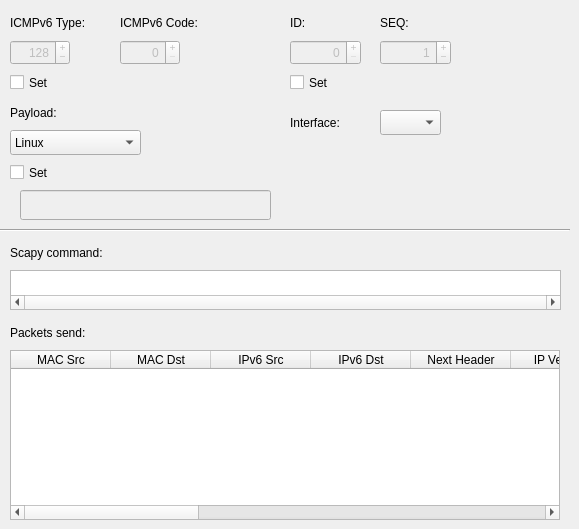
          <widget class="QWidget" name="echoRequest">
           <attribute name="title">
            <string>Echo Request</string>
           </attribute>
           <attribute name="toolTip">
            <string>ICMPv6 echo request tab. Use it to send ICMPv6 echo request packets.</string>
           </attribute>
           <widget class="QLabel" name="icmpv6EchoRequestLabel">
            <property name="geometry">
             <rect>
              <x>10</x>
              <y>10</y>
              <width>90</width>
              <height>25</height>
             </rect>
            </property>
            <property name="text">
             <string>ICMPv6 Type:</string>
            </property>
           </widget>
           <widget class="QLabel" name="icmpv6EchoRequestCodeLabel">
            <property name="geometry">
             <rect>
              <x>120</x>
              <y>10</y>
              <width>101</width>
              <height>25</height>
             </rect>
            </property>
            <property name="text">
             <string>ICMPv6 Code:</string>
            </property>
           </widget>
           <widget class="QSpinBox" name="icmpv6EchoRequestType">
            <property name="enabled">
             <bool>false</bool>
            </property>
            <property name="geometry">
             <rect>
              <x>10</x>
              <y>40</y>
              <width>60</width>
              <height>25</height>
             </rect>
            </property>
            <property name="toolTip">
             <string>&lt;html&gt;&lt;head/&gt;&lt;body&gt;&lt;p&gt;If this spin box is enabled, it can be used to set ICMPv6 type. The default value for ICMP echo request is 128. &lt;/p&gt;&lt;/body&gt;&lt;/html&gt;</string>
            </property>
            <property name="statusTip">
             <string>If this spin box is enabled, it can be used to set ICMPv6 type.</string>
            </property>
            <property name="whatsThis">
             <string/>
            </property>
            <property name="alignment">
             <set>Qt::AlignRight|Qt::AlignTrailing|Qt::AlignVCenter</set>
            </property>
            <property name="buttonSymbols">
             <enum>QAbstractSpinBox::PlusMinus</enum>
            </property>
            <property name="accelerated">
             <bool>true</bool>
            </property>
            <property name="maximum">
             <number>255</number>
            </property>
            <property name="value">
             <number>128</number>
            </property>
           </widget>
           <widget class="QCheckBox" name="icmpv6EchoRequestSetTypeCode">
            <property name="geometry">
             <rect>
              <x>10</x>
              <y>70</y>
              <width>61</width>
              <height>25</height>
             </rect>
            </property>
            <property name="toolTip">
             <string>&lt;html&gt;&lt;head/&gt;&lt;body&gt;&lt;p&gt;This checkbox is used to enable or disable ICMPv6 Type and Code spin boxes.&lt;/p&gt;&lt;/body&gt;&lt;/html&gt;</string>
            </property>
            <property name="statusTip">
             <string>This checkbox is used to enable or disable ICMPv6 Type and Code spin boxes.</string>
            </property>
            <property name="text">
             <string>Set</string>
            </property>
           </widget>
           <widget class="QSpinBox" name="icmpv6EchoRequestCode">
            <property name="enabled">
             <bool>false</bool>
            </property>
            <property name="geometry">
             <rect>
              <x>120</x>
              <y>40</y>
              <width>60</width>
              <height>25</height>
             </rect>
            </property>
            <property name="toolTip">
             <string>&lt;html&gt;&lt;head/&gt;&lt;body&gt;&lt;p&gt;If this spin box is enabled, it can be used to set ICMPv6 code. The default value for ICMPv6 echo request is 0. &lt;/p&gt;&lt;/body&gt;&lt;/html&gt;</string>
            </property>
            <property name="statusTip">
             <string>If this spin box is enabled, it can be used to set ICMPv6 code.</string>
            </property>
            <property name="alignment">
             <set>Qt::AlignRight|Qt::AlignTrailing|Qt::AlignVCenter</set>
            </property>
            <property name="buttonSymbols">
             <enum>QAbstractSpinBox::PlusMinus</enum>
            </property>
            <property name="accelerated">
             <bool>true</bool>
            </property>
            <property name="maximum">
             <number>255</number>
            </property>
           </widget>
           <widget class="QLineEdit" name="icmpv6EchoRequestPayloadEdit">
            <property name="enabled">
             <bool>false</bool>
            </property>
            <property name="geometry">
             <rect>
              <x>20</x>
              <y>190</y>
              <width>251</width>
              <height>30</height>
             </rect>
            </property>
            <property name="toolTip">
             <string>ICMP request payload field.</string>
            </property>
            <property name="statusTip">
             <string>ICMP request payload field.</string>
            </property>
           </widget>
           <widget class="QLabel" name="icmpv6EchoRequestPayloadLabel">
            <property name="geometry">
             <rect>
              <x>10</x>
              <y>100</y>
              <width>161</width>
              <height>25</height>
             </rect>
            </property>
            <property name="text">
             <string>Payload:</string>
            </property>
           </widget>
           <widget class="QComboBox" name="icmpv6PayloadComboBox">
            <property name="geometry">
             <rect>
              <x>10</x>
              <y>130</y>
              <width>131</width>
              <height>25</height>
             </rect>
            </property>
            <property name="toolTip">
             <string>&lt;html&gt;&lt;head/&gt;&lt;body&gt;&lt;p&gt;This drop down menu can be use to choose payload. The Linux or Windows payload can be selected.&lt;/p&gt;&lt;/body&gt;&lt;/html&gt;</string>
            </property>
            <property name="statusTip">
             <string>This drop down menu can be use to choose payload.</string>
            </property>
            <item>
             <property name="text">
              <string>Linux</string>
             </property>
            </item>
            <item>
             <property name="text">
              <string>Windows</string>
             </property>
            </item>
           </widget>
           <widget class="QCheckBox" name="icmpv6EchoRequestPayloadSet">
            <property name="geometry">
             <rect>
              <x>10</x>
              <y>160</y>
              <width>61</width>
              <height>25</height>
             </rect>
            </property>
            <property name="toolTip">
             <string>&lt;html&gt;&lt;head/&gt;&lt;body&gt;&lt;p&gt;This checkbox is used to enable or disable payload field. The ICMPv6 echo request payload can can be manually entered here.&lt;/p&gt;&lt;/body&gt;&lt;/html&gt;</string>
            </property>
            <property name="statusTip">
             <string>This checkbox is used to enable or disable payload field.</string>
            </property>
            <property name="text">
             <string>Set</string>
            </property>
           </widget>
           <widget class="QSpinBox" name="icmpv6EchoRequestIDSpinBox">
            <property name="enabled">
             <bool>false</bool>
            </property>
            <property name="geometry">
             <rect>
              <x>290</x>
              <y>40</y>
              <width>71</width>
              <height>25</height>
             </rect>
            </property>
            <property name="toolTip">
             <string>&lt;html&gt;&lt;head/&gt;&lt;body&gt;&lt;p&gt;If this spin box is enabled, it can be used to set ICMP identifier number value. The default value for ICMPv6 echo request is randomly generated. &lt;/p&gt;&lt;/body&gt;&lt;/html&gt;</string>
            </property>
            <property name="statusTip">
             <string>If this spin box is enabled, it can be used to set ICMP identifier number value. </string>
            </property>
            <property name="alignment">
             <set>Qt::AlignRight|Qt::AlignTrailing|Qt::AlignVCenter</set>
            </property>
            <property name="buttonSymbols">
             <enum>QAbstractSpinBox::PlusMinus</enum>
            </property>
            <property name="accelerated">
             <bool>true</bool>
            </property>
            <property name="maximum">
             <number>65535</number>
            </property>
            <property name="value">
             <number>0</number>
            </property>
           </widget>
           <widget class="QLabel" name="icmpv6EchoRequestIDLabel">
            <property name="geometry">
             <rect>
              <x>290</x>
              <y>10</y>
              <width>90</width>
              <height>25</height>
             </rect>
            </property>
            <property name="text">
             <string>ID:</string>
            </property>
           </widget>
           <widget class="QLabel" name="icmpv6EchoRequestSeqLabel">
            <property name="geometry">
             <rect>
              <x>380</x>
              <y>10</y>
              <width>90</width>
              <height>25</height>
             </rect>
            </property>
            <property name="text">
             <string>SEQ:</string>
            </property>
           </widget>
           <widget class="QSpinBox" name="icmpv6EchoRequestSeqSpinBox">
            <property name="enabled">
             <bool>false</bool>
            </property>
            <property name="geometry">
             <rect>
              <x>380</x>
              <y>40</y>
              <width>71</width>
              <height>25</height>
             </rect>
            </property>
            <property name="toolTip">
             <string>&lt;html&gt;&lt;head/&gt;&lt;body&gt;&lt;p&gt;If this spin box is enabled, it can be used to set ICMPv6 sequence number value. The default value is set to 1. &lt;/p&gt;&lt;/body&gt;&lt;/html&gt;</string>
            </property>
            <property name="statusTip">
             <string>If this spin box is enabled, it can be used to set ICMPv6 sequence number value.</string>
            </property>
            <property name="alignment">
             <set>Qt::AlignRight|Qt::AlignTrailing|Qt::AlignVCenter</set>
            </property>
            <property name="buttonSymbols">
             <enum>QAbstractSpinBox::PlusMinus</enum>
            </property>
            <property name="accelerated">
             <bool>true</bool>
            </property>
            <property name="maximum">
             <number>65535</number>
            </property>
            <property name="value">
             <number>1</number>
            </property>
           </widget>
           <widget class="QCheckBox" name="icmpv6EchoRequestSetIdSeq">
            <property name="geometry">
             <rect>
              <x>290</x>
              <y>70</y>
              <width>61</width>
              <height>25</height>
             </rect>
            </property>
            <property name="toolTip">
             <string>&lt;html&gt;&lt;head/&gt;&lt;body&gt;&lt;p&gt;This checkbox is used to enable or disable ID and SEQ spin boxes.&lt;/p&gt;&lt;/body&gt;&lt;/html&gt;</string>
            </property>
            <property name="statusTip">
             <string>This checkbox is used to enable or disable ID and SEQ spin boxes.</string>
            </property>
            <property name="text">
             <string>Set</string>
            </property>
           </widget>
           <widget class="QComboBox" name="icmpv6EchoRequestInterace">
            <property name="geometry">
             <rect>
              <x>380</x>
              <y>110</y>
              <width>61</width>
              <height>25</height>
             </rect>
            </property>
            <property name="toolTip">
             <string>&lt;html&gt;&lt;head/&gt;&lt;body&gt;&lt;p&gt;This drop down menu allows the user to choose an interface on which packet will be sent.&lt;/p&gt;&lt;/body&gt;&lt;/html&gt;</string>
            </property>
            <property name="statusTip">
             <string>This drop down menu allows the user to choose an interface on which packet will be sent.</string>
            </property>
           </widget>
           <widget class="QLabel" name="icmpv6EchoRequestInterfaceLabel">
            <property name="geometry">
             <rect>
              <x>290</x>
              <y>110</y>
              <width>71</width>
              <height>25</height>
             </rect>
            </property>
            <property name="text">
             <string>Interface:</string>
            </property>
           </widget>
           <widget class="Line" name="icmpv6RequestLine">
            <property name="geometry">
             <rect>
              <x>0</x>
              <y>220</y>
              <width>570</width>
              <height>20</height>
             </rect>
            </property>
            <property name="orientation">
             <enum>Qt::Horizontal</enum>
            </property>
           </widget>
           <widget class="QLabel" name="icmpv6EchoRequestScapyCommandLabel">
            <property name="geometry">
             <rect>
              <x>10</x>
              <y>240</y>
              <width>150</width>
              <height>25</height>
             </rect>
            </property>
            <property name="toolTip">
             <string>This field displays the Scapy command used to forward a ICMPv6 packet.</string>
            </property>
            <property name="statusTip">
             <string>This field displays the Scapy command used to forward a ICMPv6 packet.</string>
            </property>
            <property name="text">
             <string>Scapy command:</string>
            </property>
           </widget>
           <widget class="QTextBrowser" name="icmpv6EchoRequestScapyCommand">
            <property name="geometry">
             <rect>
              <x>10</x>
              <y>270</y>
              <width>551</width>
              <height>40</height>
             </rect>
            </property>
            <property name="sizePolicy">
             <sizepolicy hsizetype="Fixed" vsizetype="Expanding">
              <horstretch>0</horstretch>
              <verstretch>0</verstretch>
             </sizepolicy>
            </property>
            <property name="toolTip">
             <string>Scapy command used to send a packet.</string>
            </property>
            <property name="statusTip">
             <string>Scapy command used to send a packet.</string>
            </property>
            <property name="frameShadow">
             <enum>QFrame::Sunken</enum>
            </property>
            <property name="verticalScrollBarPolicy">
             <enum>Qt::ScrollBarAlwaysOff</enum>
            </property>
            <property name="horizontalScrollBarPolicy">
             <enum>Qt::ScrollBarAlwaysOn</enum>
            </property>
            <property name="lineWrapMode">
             <enum>QTextEdit::NoWrap</enum>
            </property>
           </widget>
           <widget class="QLabel" name="icmpv6EchoRequestTableLabel">
            <property name="geometry">
             <rect>
              <x>10</x>
              <y>320</y>
              <width>150</width>
              <height>25</height>
             </rect>
            </property>
            <property name="text">
             <string>Packets send:</string>
            </property>
           </widget>
           <widget class="QTableWidget" name="icmpv6EchoRequestTable">
            <property name="geometry">
             <rect>
              <x>10</x>
              <y>350</y>
              <width>550</width>
              <height>170</height>
             </rect>
            </property>
            <property name="toolTip">
             <string>This table contains the details of ICMPv6 packets sent.</string>
            </property>
            <property name="statusTip">
             <string>This table contains the details of ICMPv6 packets sent.</string>
            </property>
            <column>
             <property name="text">
              <string>MAC Src</string>
             </property>
             <property name="textAlignment">
              <set>AlignHCenter|AlignVCenter|AlignCenter</set>
             </property>
            </column>
            <column>
             <property name="text">
              <string>MAC Dst</string>
             </property>
             <property name="textAlignment">
              <set>AlignHCenter|AlignVCenter|AlignCenter</set>
             </property>
            </column>
            <column>
             <property name="text">
              <string>IPv6 Src</string>
             </property>
             <property name="textAlignment">
              <set>AlignHCenter|AlignVCenter|AlignCenter</set>
             </property>
            </column>
            <column>
             <property name="text">
              <string>IPv6 Dst</string>
             </property>
             <property name="textAlignment">
              <set>AlignHCenter|AlignVCenter|AlignCenter</set>
             </property>
            </column>
            <column>
             <property name="text">
              <string>Next Header</string>
             </property>
             <property name="textAlignment">
              <set>AlignHCenter|AlignVCenter|AlignCenter</set>
             </property>
            </column>
            <column>
             <property name="text">
              <string>IP Version</string>
             </property>
             <property name="textAlignment">
              <set>AlignHCenter|AlignVCenter|AlignCenter</set>
             </property>
            </column>
            <column>
             <property name="text">
              <string>Hop Limit</string>
             </property>
             <property name="textAlignment">
              <set>AlignHCenter|AlignVCenter|AlignCenter</set>
             </property>
            </column>
            <column>
             <property name="text">
              <string>ToS</string>
             </property>
             <property name="textAlignment">
              <set>AlignHCenter|AlignVCenter|AlignCenter</set>
             </property>
            </column>
            <column>
             <property name="text">
              <string>Flow Label</string>
             </property>
             <property name="textAlignment">
              <set>AlignHCenter|AlignVCenter|AlignCenter</set>
             </property>
            </column>
            <column>
             <property name="text">
              <string>ICMPv6 Type</string>
             </property>
             <property name="textAlignment">
              <set>AlignHCenter|AlignVCenter|AlignCenter</set>
             </property>
            </column>
            <column>
             <property name="text">
              <string>ICMPv6 Code</string>
             </property>
             <property name="textAlignment">
              <set>AlignHCenter|AlignVCenter|AlignCenter</set>
             </property>
            </column>
            <column>
             <property name="text">
              <string>ICMPv6 ID</string>
             </property>
             <property name="textAlignment">
              <set>AlignHCenter|AlignVCenter|AlignCenter</set>
             </property>
            </column>
            <column>
             <property name="text">
              <string>ICMPv6 Seq</string>
             </property>
             <property name="textAlignment">
              <set>AlignHCenter|AlignVCenter|AlignCenter</set>
             </property>
            </column>
            <column>
             <property name="text">
              <string>Payload</string>
             </property>
             <property name="textAlignment">
              <set>AlignHCenter|AlignVCenter|AlignCenter</set>
             </property>
            </column>
            <column>
             <property name="text">
              <string>Interface</string>
             </property>
             <property name="textAlignment">
              <set>AlignHCenter|AlignVCenter|AlignCenter</set>
             </property>
            </column>
           </widget>
          </widget>
